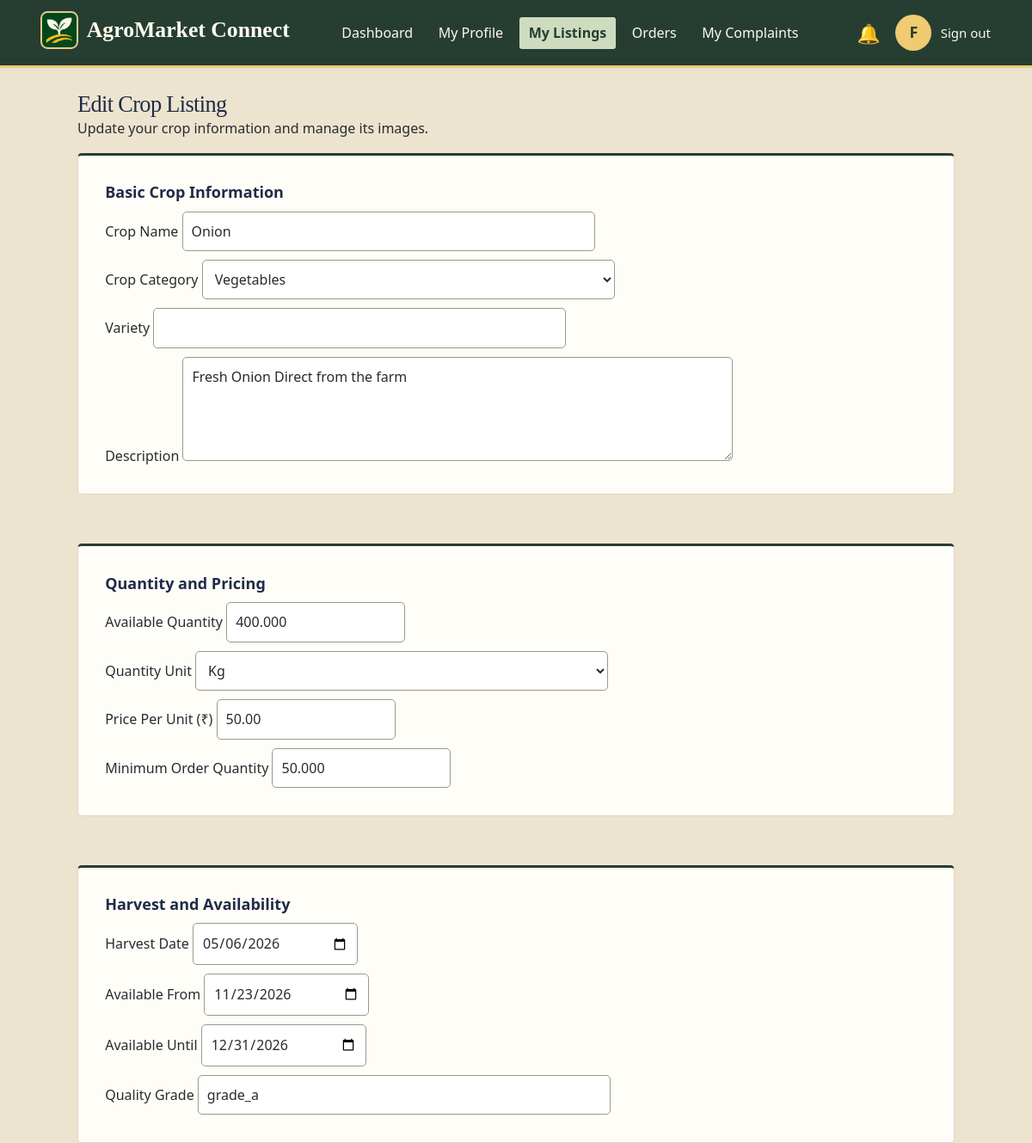
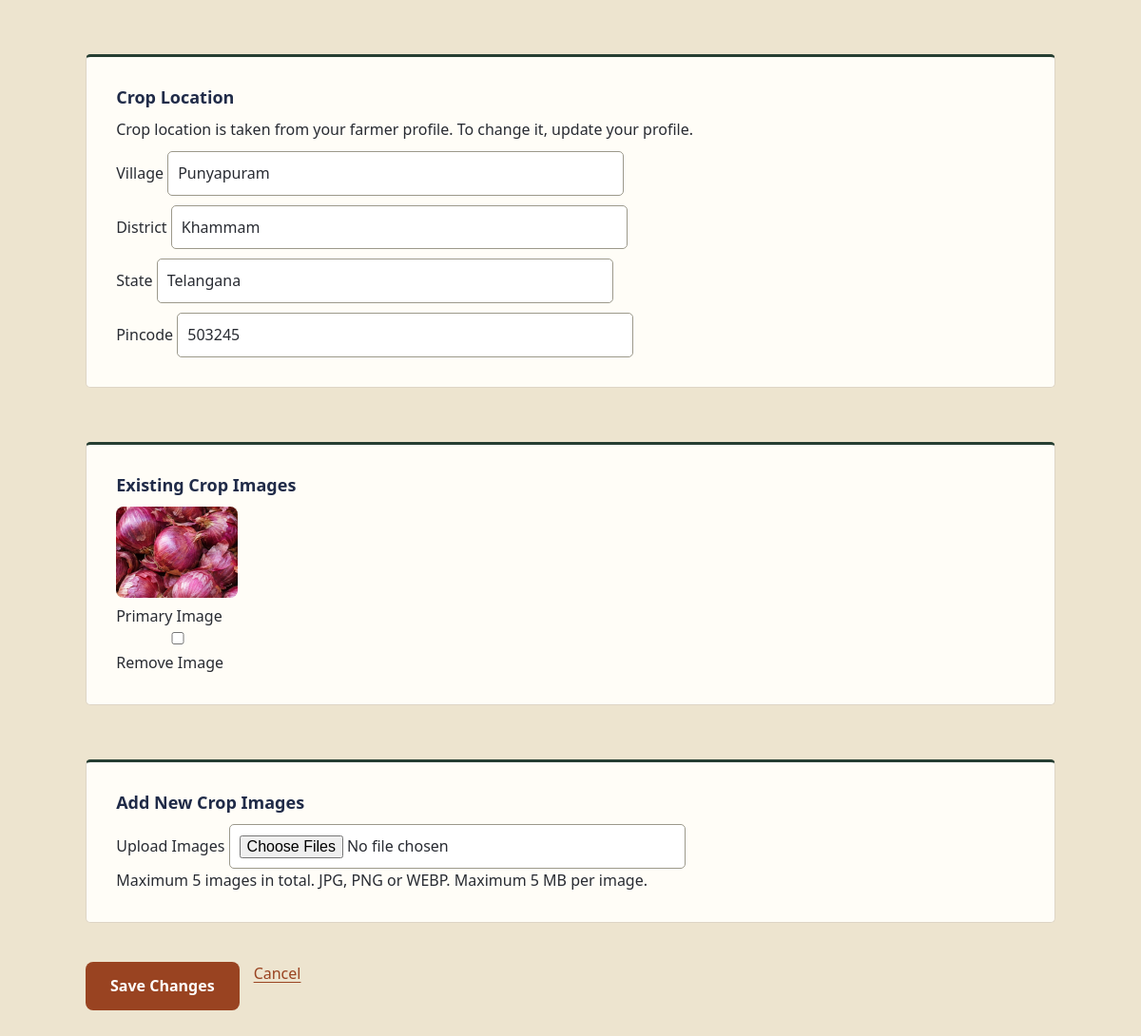
Page /Home/farmer/edit_crop.php?id=3 (signed in) on the committed database (2 pictures, top to bottom).
### tables this page shows
CREATE TABLE `users` (
    `user_id` bigint(20) UNSIGNED NOT NULL,
    `role` enum('admin', 'farmer', 'buyer') NOT NULL,
    `full_name` varchar(100) NOT NULL,
    `email` varchar(150) DEFAULT NULL,
    `mobile` varchar(15) DEFAULT NULL,
    `password_hash` varchar(255) NOT NULL,
    `account_status` enum(
        'pending',
        'active',
        'suspended',
        'closed'
    ) NOT NULL DEFAULT 'pending',
    `email_verified_at` datetime DEFAULT NULL,
    `mobile_verified_at` datetime DEFAULT NULL,
    `last_login_at` datetime DEFAULT NULL,
    `created_at` datetime NOT NULL DEFAULT current_timestamp(),
    `updated_at` datetime NOT NULL DEFAULT current_timestamp(),
    `token` varchar(64) DEFAULT NULL,
    `username` varchar(50) NOT NULL,
    `last_login` datetime DEFAULT NULL
);

CREATE TABLE `crop_listings` (
    `listing_id` bigint(20) UNSIGNED NOT NULL,
    `farmer_id` bigint(20) UNSIGNED NOT NULL,
    `category_id` int(10) UNSIGNED NOT NULL,
    `crop_name` varchar(120) NOT NULL,
    `variety` varchar(120) DEFAULT NULL,
    `description` text DEFAULT NULL,
    `quantity_available` decimal(12, 3) NOT NULL,
    `quantity_unit` varchar(20) NOT NULL,
    `price_per_unit` decimal(12, 2) NOT NULL,
    `minimum_order_quantity` decimal(12, 3) DEFAULT NULL,
    `quality_grade` varchar(50) DEFAULT NULL,
    `harvest_date` date DEFAULT NULL,
    `available_from` date DEFAULT NULL,
    `available_until` date DEFAULT NULL,
    `listing_status` enum(
        'available',
        'paused',
        'sold_out',
        'removed'
    ) NOT NULL DEFAULT 'available',
    `created_at` datetime DEFAULT current_timestamp(),
    `updated_at` datetime DEFAULT current_timestamp() ON UPDATE current_timestamp()
);

CREATE TABLE `crop_categories` (
    `category_id` int(10) UNSIGNED NOT NULL,
    `category_name` varchar(100) NOT NULL,
    `description` text DEFAULT NULL,
    `is_active` tinyint(1) NOT NULL DEFAULT 1,
    `created_at` datetime DEFAULT current_timestamp()
);

CREATE TABLE `farmer_profiles` (
    `farmer_id` bigint(20) UNSIGNED NOT NULL,
    `farm_name` varchar(150) DEFAULT NULL,
    `farm_description` text DEFAULT NULL,
    `address_line` varchar(255) NOT NULL,
    `village` varchar(100) NOT NULL,
    `district` varchar(100) NOT NULL,
    `state` varchar(100) NOT NULL,
    `pincode` varchar(10) NOT NULL,
    `profile_image` varchar(255) DEFAULT NULL,
    `verification_status` enum(
        'pending',
        'verified',
        'rejected'
    ) NOT NULL DEFAULT 'pending',
    `verified_by` bigint(20) DEFAULT NULL,
    `verified_at` datetime DEFAULT NULL,
    `created_at` datetime NOT NULL DEFAULT current_timestamp(),
    `updated_at` datetime NOT NULL DEFAULT current_timestamp(),
    `land_size` decimal(10, 2) DEFAULT NULL,
    `dob` date DEFAULT NULL,
    `gender` enum('Male', 'Female', 'Other') DEFAULT NULL,
    `primary_crops` text DEFAULT NULL,
    `experience` int(10) UNSIGNED DEFAULT NULL
);

CREATE TABLE `listing_images` (
    `image_id` bigint(20) UNSIGNED NOT NULL,
    `listing_id` bigint(20) UNSIGNED NOT NULL,
    `image_path` varchar(255) NOT NULL,
    `alt_text` varchar(150) DEFAULT NULL,
    `is_primary` tinyint(1) NOT NULL DEFAULT 0,
    `sort_order` int(11) NOT NULL DEFAULT 0,
    `created_at` datetime DEFAULT current_timestamp()
);

### Home/farmer/edit_crop.php (the view, shortened to what the rows shown need)
<?php
    require_once __DIR__ . "/../config/db.php";
    require_once __DIR__ . "/../includes/html.php";
    $farmerId = (int) $_SESSION['user_id'];
    $listingId = filter_input(INPUT_GET, 'id', FILTER_VALIDATE_INT);
    $stmt = $link->prepare("
    SELECT full_name, email, mobile
    FROM users
    WHERE user_id = ? AND role = 'farmer'
");
    $stmt->bind_param("i", $farmerId);
    $stmt->execute();
    $farmer = $stmt->get_result()->fetch_assoc();
    $stmt = $link->prepare("
    SELECT *
    FROM crop_listings
    WHERE listing_id = ? AND farmer_id = ?
      AND listing_status != 'removed'
");
    $stmt->bind_param("ii", $listingId, $farmerId);
    $stmt->execute();
    $crop = $stmt->get_result()->fetch_assoc();
    $stmt = $link->prepare("
    SELECT category_id, category_name
    FROM crop_categories
    WHERE is_active = 1 OR category_id = ?
    ORDER BY category_name
");
    $stmt->bind_param("i", $crop['category_id']);
    $stmt->execute();
    $categories = $stmt->get_result()->fetch_all(MYSQLI_ASSOC);
    function getListingImages($link, $listingId)
    {
    $stmt = $link->prepare("
        SELECT image_id, image_path, alt_text, is_primary
        FROM listing_images
        WHERE listing_id = ?
        ORDER BY is_primary DESC, sort_order ASC, image_id ASC
    ");
    $stmt->bind_param("i", $listingId);
    $stmt->execute();
    $images = $stmt->get_result()->fetch_all(MYSQLI_ASSOC);
    return $images;
    }
    $images = getListingImages($link, $listingId);
    $form = [
    'crop_name'              => $crop['crop_name'],
    'category_id'            => $crop['category_id'],
    'variety'                => $crop['variety'],
    'description'            => $crop['description'],
    'quantity'               => $crop['quantity_available'],
    'unit'                   => $crop['quantity_unit'],
    'price'                  => $crop['price_per_unit'],
    'minimum_order_quantity' => $crop['minimum_order_quantity'],
    'quality'                => $crop['quality_grade'],
    'harvest_date'           => $crop['harvest_date'],
    'available_from'         => $crop['available_from'],
    'available_until'        => $crop['available_until'],
    ];
    $images = getListingImages($link, $listingId);
?>
<!DOCTYPE html>
<html lang="en">
<head>
    <link rel="stylesheet" href="farmer.css">
</head>
<body>
    <?php
        $headerFarmer = $farmer;
        require __DIR__ . "/includes/header.php";
    ?>
    <main class="add-crop-container">
        <h2>Edit Crop Listing</h2>
        <form method="POST" enctype="multipart/form-data">
            <section>
                <div class="form-group">
                    <label for="crop_name">Crop Name</label>
                    <input
                        type="text"
                        id="crop_name"
                        name="crop_name"
                        maxlength="120"
                        value="<?php echo e($form['crop_name']) ?>"
                        required
                    >
                </div>
                <div class="form-group">
                    <label for="category_id">Crop Category</label>
                    <select id="category_id" name="category_id" required>
                        <?php foreach ($categories as $category): ?>
                            <option
                                value="<?php echo (int) $category['category_id'] ?>"
                                <?php echo (int) $form['category_id'] === (int) $category['category_id'] ? 'selected' : '' ?>
                            >
                                <?php echo e($category['category_name']) ?>
                            </option>
                        <?php endforeach; ?>
                    </select>
                </div>
                <div class="form-group">
                    <label for="description">Description</label>
                    <textarea
                        id="description"
                        name="description"
                        rows="4"
                    ><?php echo e($form['description']) ?></textarea>
                </div>
            </section>
            <section>
                <div class="form-group">
                    <label for="quantity">Available Quantity</label>
                    <input
                        type="number"
                        id="quantity"
                        name="quantity"
                        step="0.001"
                        min="0.001"
                        value="<?php echo e($form['quantity']) ?>"
                        required
                    >
                </div>
                <div class="form-group">
                    <label for="unit">Quantity Unit</label>
                    <select id="unit" name="unit" required>
                        <?php
                            $units = ['kg', 'quintal', 'ton', 'litre', 'piece', 'dozen'];
                        ?>
                        <?php foreach ($units as $unit): ?>
                            <option
                                value="<?php echo e($unit) ?>"
                                <?php echo $form['unit'] === $unit ? 'selected' : '' ?>
                            >
                                <?php echo e(ucfirst($unit)) ?>
                            </option>
                        <?php endforeach; ?>
                    </select>
                </div>
                <div class="form-group">
                    <label for="price">Price Per Unit (₹)</label>
                    <input
                        type="number"
                        id="price"
                        name="price"
                        step="0.01"
                        min="0.01"
                        value="<?php echo e($form['price']) ?>"
                        required
                    >
                </div>
                <div class="form-group">
                    <label for="minimum_order_quantity">
                        Minimum Order Quantity
                    </label>
                    <input
                        type="number"
                        id="minimum_order_quantity"
                        name="minimum_order_quantity"
                        step="0.001"
                        min="0.001"
                        value="<?php echo e($form['minimum_order_quantity']) ?>"
                    >
                </div>
            </section>
            <section>
                <div class="form-group">
                    <label for="harvest_date">Harvest Date</label>
                    <input
                        type="date"
                        id="harvest_date"
                        name="harvest_date"
                        value="<?php echo e($form['harvest_date']) ?>"
                    >
                </div>
                <div class="form-group">
                    <label for="available_from">Available From</label>
                    <input
                        type="date"
                        id="available_from"
                        name="available_from"
                        value="<?php echo e($form['available_from']) ?>"
                    >
                </div>
                <div class="form-group">
                    <label for="available_until">Available Until</label>
                    <input
                        type="date"
                        id="available_until"
                        name="available_until"
                        value="<?php echo e($form['available_until']) ?>"
                    >
                </div>
                <div class="form-group">
                    <label for="quality">Quality Grade</label>
                    <input
                        type="text"
                        id="quality"
                        name="quality"
                        maxlength="50"
                        value="<?php echo e($form['quality']) ?>"
                    >
                </div>
            </section>
            <section>
                <?php
                    $locationStmt = $link->prepare("
                    SELECT village, district, state, pincode
                    FROM farmer_profiles
                    WHERE farmer_id = ?
                ");
                    $locationStmt->bind_param("i", $farmerId);
                    $locationStmt->execute();
                    $location = $locationStmt->get_result()->fetch_assoc();
                ?>
                <div class="form-group">
                    <label>Village</label>
                    <input type="text" value="<?php echo e($location['village'] ?? '') ?>" readonly>
                </div>
                <div class="form-group">
                    <label>District</label>
                    <input type="text" value="<?php echo e($location['district'] ?? '') ?>" readonly>
                </div>
                <div class="form-group">
                    <label>State</label>
                    <input type="text" value="<?php echo e($location['state'] ?? '') ?>" readonly>
                </div>
                <div class="form-group">
                    <label>Pincode</label>
                    <input type="text" value="<?php echo e($location['pincode'] ?? '') ?>" readonly>
                </div>
            </section>
            <section>
                <?php if ($images): ?>
                    <div class="existing-images">
                        <?php foreach ($images as $image): ?>
                            <div class="existing-image">
                                <img
                                    src="../<?php echo e($image['image_path']) ?>"
                                    alt="<?php echo e($image['alt_text'] ?? 'Crop image') ?>"
                                    width="130"
                                >
                                <?php if ($image['is_primary']): ?>
                                    <p>Primary Image</p>
                                <?php endif; ?>
                                <label>
                                    <input
                                        type="checkbox"
                                        name="remove_images[]"
                                        value="<?php echo (int) $image['image_id'] ?>"
                                    >
                                    Remove Image
                                </label>
                            </div>
                        <?php endforeach; ?>
                    </div>
                <?php else: ?>
                    <p>No images uploaded for this crop.</p>
                <?php endif; ?>
            </section>
        </form>
    </main>
</body>
</html>

### Home/includes/portal-header.php (shortened to what the rows shown need)
<?php
require_once __DIR__ . "/html.php";
require_once __DIR__ . "/notifications.php";
$headerName = $headerUser['full_name'] ?? $_SESSION['full_name'] ?? ucfirst($headerRole);
$headerInitial = strtoupper(substr(trim($headerName), 0, 1)) ?: strtoupper($headerRole[0]);
?>
<header class="<?= e($headerRole) ?>-header">
    <div class="header-right">
        <div class="profile-menu">
            <button type="button" class="profile-avatar" id="profileToggle"
                    aria-label="Open profile details" aria-expanded="false" aria-controls="profilePopup">
                <?= e($headerInitial) ?>
            </button>
        </div>
    </div>
</header>

### rows in the picture
users: full_name "F"
crop_listings: crop_name "Onion", category_id "Vegetables", description "Fresh Onion Direct from the farm", quantity "400.000", unit "Kg", price "50.00", minimum_order_quantity "50.000", harvest_date "05/06/2026", available_from "11/23/2026", available_until "12/31/2026", quality "grade_a"
farmer_profiles: village "Punyapuram", district "Khammam", state "Telangana", pincode "503245"
listing_images: image_path (picture), is_primary "Primary Image"
